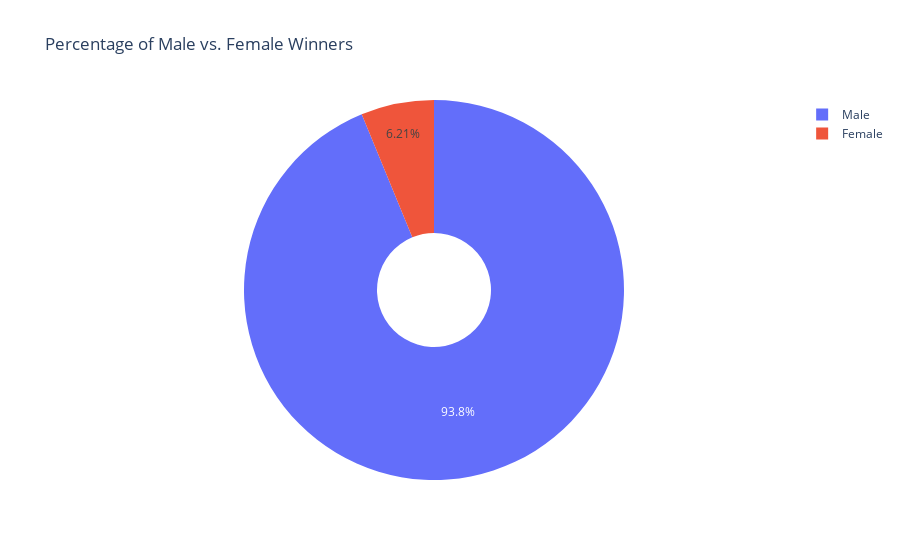

The cell this chart's notebook holds for it:
### Markdown cell above
**Challenge**: Create a [donut chart using plotly](https://plotly.com/python/pie-charts/) which shows how many prizes went to men compared to how many prizes went to women. What percentage of all the prizes went to women?

### Code cell
sex = df_data.sex.value_counts()

fig = px.pie(labels=sex.index, values=sex.values, hole=0.3, names=sex.index, title="Percentage of Male vs. Female Winners",)

fig.show()

sex

### Figure 1 — Plotly figure (JSON) as saved in the notebook; plotly's stock layout.template omitted (floating-point values rounded to 4 significant figures)
{"data": [{"domain": {"x": [0, 1], "y": [0, 1]}, "hole": 0.3, "hovertemplate": "label=%{label}<br>value=%{value}<extra></extra>", "labels": ["Male", "Female"], "legendgroup": "", "name": "", "showlegend": true, "type": "pie", "values": [876, 58]}], "layout": {"legend": {"tracegroupgap": 0}, "title": {"text": "Percentage of Male vs. Female Winners"}}}
